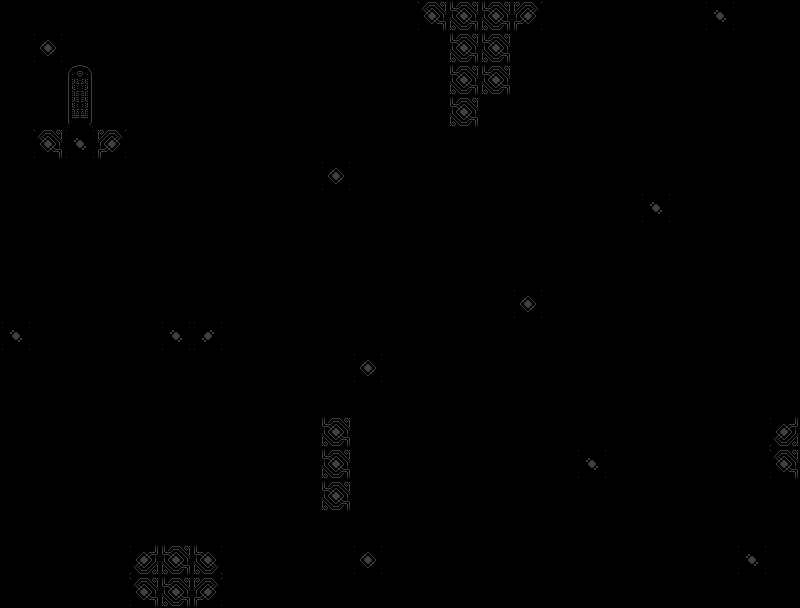

Rendered tile map (Tiled .tmx) drawn with the repository's tilesets; below, a short description and the map source with its tile grids summarised:
An orthogonal 25x19 tile map with 32x32 px tiles, 6 tile layers (collision, ground_decorations, decorations, rift, ...).

<map version="1.2" tiledversion="1.3.4" orientation="orthogonal" renderorder="right-down" width="25" height="19" tilewidth="32" tileheight="32" infinite="0" nextlayerid="7" nextobjectid="1">
 <editorsettings>
  <export target="level_10.json" format="json" />
 </editorsettings>
 <tileset firstgid="1" source="nort_platform_tiles-Sheet.tsx" />
 <layer id="1" name="collision" width="25" height="19">
  <data>[475 cells, 154 non-empty, 16 distinct tile ids]</data>
 </layer>
 <layer id="2" name="ground_decorations" width="25" height="19">
  <data>[475 cells, 124 non-empty, 15 distinct tile ids]</data>
 </layer>
 <layer id="3" name="decorations" width="25" height="19">
  <data>[475 cells, 55 non-empty, 19 distinct tile ids]</data>
 </layer>
 <layer id="6" name="rift" width="25" height="19">
  <data>[475 cells, 0 non-empty, 0 distinct tile ids]</data>
 </layer>
 <layer id="4" name="invRift2" width="25" height="19">
  <data>[475 cells, 9 non-empty, 2 distinct tile ids]</data>
 </layer>
 <layer id="5" name="invRift1" width="25" height="19">
  <data>[475 cells, 11 non-empty, 4 distinct tile ids]</data>
 </layer>
</map>
